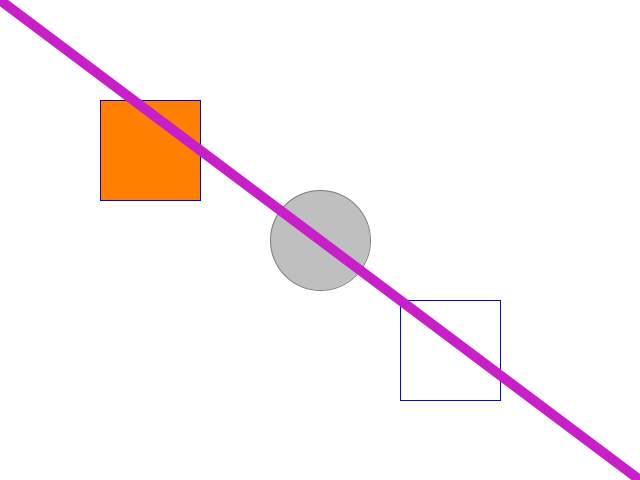
Frame 1 (no input)
Frame 60 (the mouse pressed at the canvas centre just before this capture): identical to frame 1, image omitted
Frame 120 (the mouse held since frame 60 and released just before this capture): identical to frame 1, image omitted

The Processing sketch that drew this single still picture (run headless with seeded random() and noise(); from frame 60 on, the mouse is pressed at the canvas centre):

// Processing sketch: DrawingShapes
// ── DrawingShapes.pde
void setup() {
  size(640, 480);
}

void draw() {
  background(255, 255, 255);

  stroke(127, 127, 127); // "pick the grey pen"
  fill(191, 191, 191); // "grey fill brush"
  ellipse(320, 240, 100, 100);

  stroke(0, 0, 255); // "pick the blue pen"
  fill(255, 127, 0); // "orange fill brush"
  rect(100, 100, 100, 100);

  noFill();
  rect(400, 300, 100, 100);

  strokeWeight(10);
  stroke(200, 32, 201);
  line(0, 0, 640, 480);
  strokeWeight(1);
}
